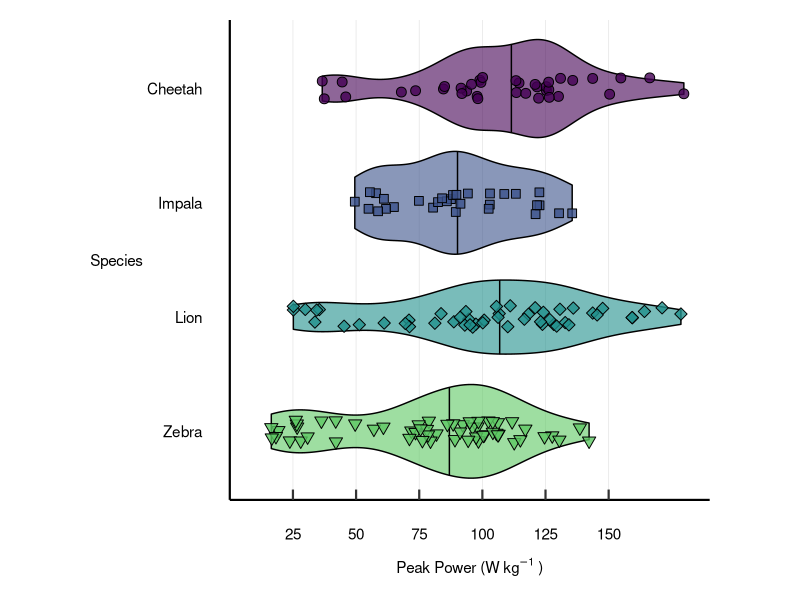
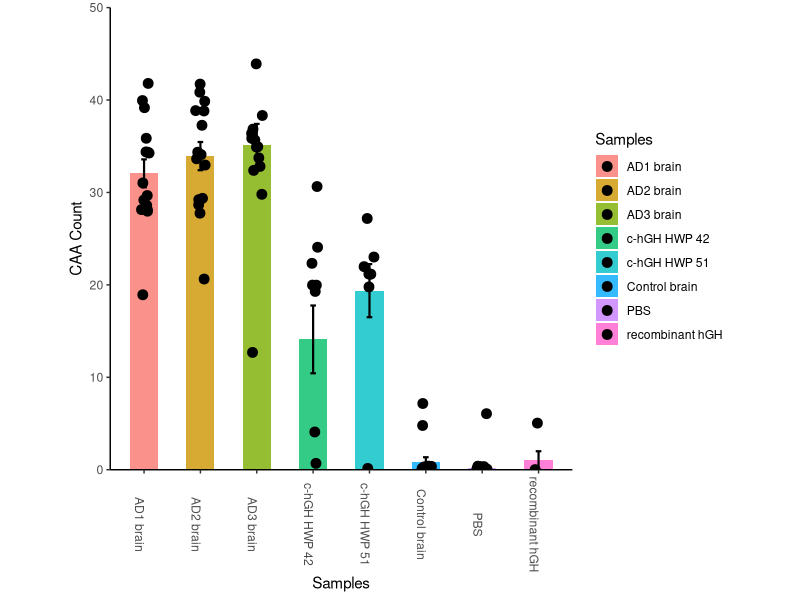

These charts were generated, in order, by the following R code:
## ---- chunk 1
knitr::opts_chunk$set(echo = TRUE)
library(tufte)
library(tidyverse)
library(viridis)
## ---- chunk 2
raw_data <- read.table("data/nature25479_fig2d.csv", header = TRUE, sep=",", stringsAsFactors = FALSE) 
summary_data <- raw_data %>%
  group_by(Species) %>% 
  summarize(
    N = length(Peak_Power),
    mean = mean(Peak_Power),
    sd = sd(Peak_Power),
    se = sd / sqrt(N)
  )
knitr::kable(
  summary_data, caption = 'Summary of the predatory/prey data'
)
## ---- chunk 3
current_theme <- theme_set(theme_classic()) # sets a starting theme for plotting
theme_update(aspect.ratio = 1/1)
i7 <- ggplot(data = raw_data, aes(x = Species, y = Peak_Power, fill = Species, shape = Species)) + 
  geom_violin(draw_quantiles = c(0.5), color = "black", alpha = 0.6) + 
  geom_point(size = 3, position = position_jitter(width = 0.1)) +
  scale_fill_viridis(guide = FALSE, discrete = TRUE, alpha = 0.8, end = 0.75, option = "viridis") +
  scale_shape_manual(values=c(21, 22, 23, 25), guide = FALSE) +
  scale_y_continuous(breaks = c(25, 50, 75, 100, 125, 150), expand = c(0, 0), limits = c(0, 190)) + 
  scale_x_discrete(name = "Species", limits = c("Zebra", "Lion", "Impala", "Cheetah"), 
                   labels = c("Cheetah" = "Cheetah", "Impala" = "Impala", "Lion" = "Lion", "Zebra" = "Zebra"))

i7 <- i7 + 
  labs(x = "Species", y = bquote("Peak Power (W" ~kg^-1 ~ ")")) + 
  coord_flip() + 
  theme(
    axis.title.x = element_text(margin = margin(t = 10), size = rel(1.0)),
    axis.title.y = element_text(size = rel(1.0), angle = 0, vjust = 0.5),
    axis.text.x = element_text(color = "black", margin = margin(t = 20), size = rel(1.25)),
    axis.text.y = element_text(color = "black", margin = margin(r = 20), size = rel(1.25)),
    axis.line = element_line(size = rel(1.5)),
    axis.ticks.length = unit(-7.5, "pt"),
    axis.ticks = element_line(size = rel(1.5)),
    axis.ticks.y = element_blank(),
    panel.grid.major.x = element_line(color = "grey90", size = rel(0.5)),
    plot.margin = unit(rep(0.2, 4), "in"))

i7
## ---- chunk 4
amyloid <-read.csv("data/Amyloidbeta_nature41586_fig1.csv", header = TRUE, sep=",", stringsAsFactors = FALSE)
amyloid <- amyloid[amyloid$Mouse.Strain == "App NL-F/NL-F", ]
summary_amyloid <- amyloid %>%
  group_by(Inoculated.with) %>%
  summarize( 
    N = length(CAA.Positive.dorsal.blood.vessels),
    mean = mean(CAA.Positive.dorsal.blood.vessels),
    sd = sd(CAA.Positive.dorsal.blood.vessels),
    se = sd / sqrt(N)
  )
i2 <- ggplot(data = summary_amyloid, aes(x = Inoculated.with, y = mean, fill = Inoculated.with)) + 
  geom_col(width = 0.5, alpha = 0.8) + 
  geom_errorbar(aes(ymin = mean - se, ymax = mean + se), size = 0.75, width = 0.1, position = position_dodge()) +
  scale_y_continuous(expand = c(0, 0), limits = c(0, 50)) +
  geom_point(data = amyloid, aes(x = Inoculated.with, y = CAA.Positive.dorsal.blood.vessels), size = 3, position = position_jitter(width = 0.1)) + labs(x = "Samples", y = "CAA Count") +
  guides(fill = guide_legend(title = "Samples")) +
  theme(axis.text.x = element_text(angle = -90))
i2
